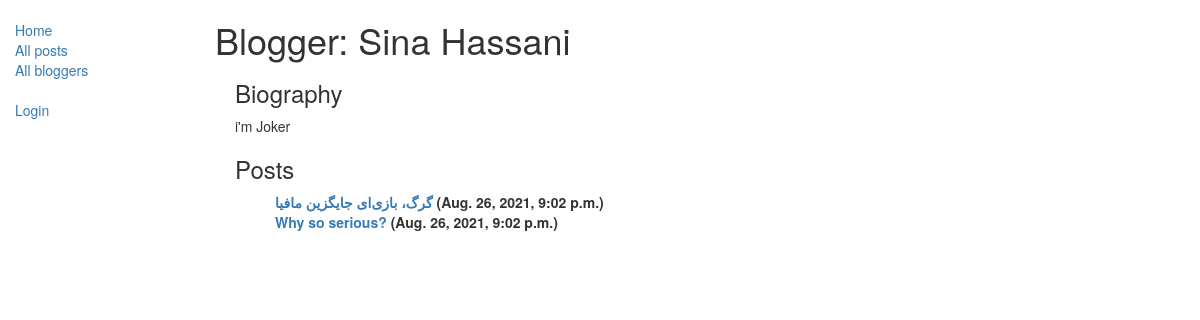
Before: /blog/blogger/2 with the older database file.
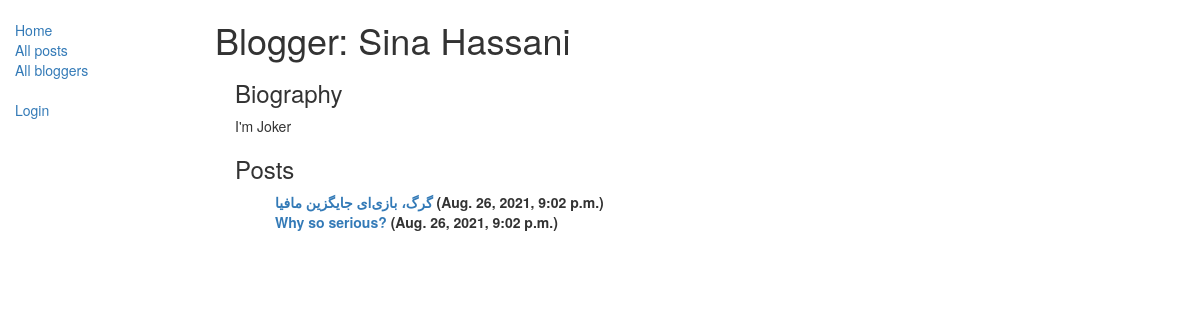
After: the same page with the newer database file.
### blog/models.py (models this page shows, shortened)
class Blogger(models.Model):
    name = models.CharField(max_length=50)
    biography = models.TextField(max_length=100)
    def __str__(self):
        return self.name

### blog/views.py (the view)
# urls.py: path('blogger/<int:pk>', views.BloggerDetailView.as_view(), name='blogger-detail'),
class BloggerDetailView(generic.DetailView):
    model = Blogger

### blog/models.py (called while the page is built)
    def __str__(self):
        return self.title

### blog/templates/blog/blogger_detail.html
{% extends "base_generic.html" %}
{% block content %}
<h1>Blogger: {{ blogger }} </h1>
<div style="margin-left:20px;margin-top:20px">
<h3>Biography</h3>
<dd>{{blogger.biography}}</dd>
<h3>Posts</h3>
<ul>
<dl>
{% for post in blogger.post_set.all %}
  <dt><a href="{% url 'post-detail' post.pk %}">{{post}}</a> ({{post.date}})</dt>
{% endfor %}
</dl>
</ul>
</div>
{% endblock %}

Changed rows visible on the page:
changed Blogger "Sina Hassani": biography "i'm Joker" → "I'm Joker"
